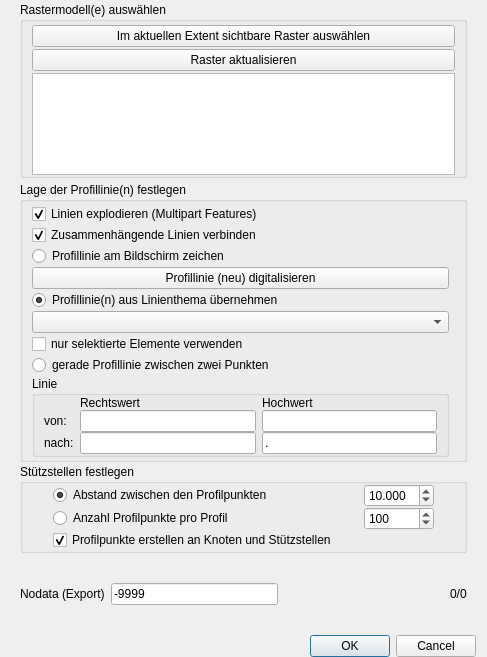
<?xml version="1.0" encoding="UTF-8"?>
<ui version="4.0">
 <class>VoGISProfilToolMain</class>
 <widget class="QDialog" name="VoGISProfilToolMain">
  <property name="geometry">
   <rect>
    <x>0</x>
    <y>0</y>
    <width>487</width>
    <height>657</height>
   </rect>
  </property>
  <property name="sizePolicy">
   <sizepolicy hsizetype="Minimum" vsizetype="Minimum">
    <horstretch>0</horstretch>
    <verstretch>0</verstretch>
   </sizepolicy>
  </property>
  <property name="windowTitle">
   <string>VoGIS Profil Tool</string>
  </property>
  <layout class="QGridLayout" name="gridLayout">
   <property name="topMargin">
    <number>0</number>
   </property>
   <property name="bottomMargin">
    <number>0</number>
   </property>
   <property name="verticalSpacing">
    <number>0</number>
   </property>
   <item row="0" column="0">
    <layout class="QVBoxLayout" name="verticalLayout">
     <property name="spacing">
      <number>0</number>
     </property>
     <item>
      <widget class="QWidget" name="IDC_widRaster" native="true">
       <property name="enabled">
        <bool>true</bool>
       </property>
       <property name="sizePolicy">
        <sizepolicy hsizetype="Preferred" vsizetype="MinimumExpanding">
         <horstretch>0</horstretch>
         <verstretch>0</verstretch>
        </sizepolicy>
       </property>
       <property name="minimumSize">
        <size>
         <width>0</width>
         <height>110</height>
        </size>
       </property>
       <property name="maximumSize">
        <size>
         <width>16777215</width>
         <height>180</height>
        </size>
       </property>
       <layout class="QGridLayout" name="gridLayout_2">
        <property name="topMargin">
         <number>2</number>
        </property>
        <property name="bottomMargin">
         <number>2</number>
        </property>
        <property name="verticalSpacing">
         <number>0</number>
        </property>
        <item row="0" column="0">
         <widget class="QGroupBox" name="IDC_grpRaster">
          <property name="sizePolicy">
           <sizepolicy hsizetype="Preferred" vsizetype="MinimumExpanding">
            <horstretch>0</horstretch>
            <verstretch>0</verstretch>
           </sizepolicy>
          </property>
          <property name="title">
           <string>Rastermodell(e) auswählen</string>
          </property>
          <layout class="QGridLayout" name="gridLayout_3">
           <property name="topMargin">
            <number>3</number>
           </property>
           <property name="bottomMargin">
            <number>0</number>
           </property>
           <property name="verticalSpacing">
            <number>2</number>
           </property>
           <item row="2" column="0">
            <widget class="QListWidget" name="IDC_listRasters">
             <property name="sizePolicy">
              <sizepolicy hsizetype="Expanding" vsizetype="MinimumExpanding">
               <horstretch>0</horstretch>
               <verstretch>0</verstretch>
              </sizepolicy>
             </property>
             <property name="minimumSize">
              <size>
               <width>0</width>
               <height>100</height>
              </size>
             </property>
            </widget>
           </item>
           <item row="0" column="0">
            <widget class="QPushButton" name="IDC_bSelectVisibleRasters">
             <property name="text">
              <string>Im aktuellen Extent sichtbare Raster auswählen</string>
             </property>
            </widget>
           </item>
           <item row="1" column="0">
            <widget class="QPushButton" name="IDC_bRefreshRasterList">
             <property name="text">
              <string>Raster aktualisieren</string>
             </property>
            </widget>
           </item>
          </layout>
         </widget>
        </item>
       </layout>
      </widget>
     </item>
     <item>
      <widget class="QWidget" name="IDC_widProfilLinien" native="true">
       <layout class="QGridLayout" name="gridLayout_4">
        <property name="topMargin">
         <number>2</number>
        </property>
        <property name="bottomMargin">
         <number>2</number>
        </property>
        <property name="verticalSpacing">
         <number>0</number>
        </property>
        <item row="0" column="0">
         <widget class="QGroupBox" name="IDC_grpProfilLinien">
          <property name="title">
           <string>Lage der Profillinie(n) festlegen</string>
          </property>
          <layout class="QGridLayout" name="gridLayout_5">
           <property name="topMargin">
            <number>2</number>
           </property>
           <property name="bottomMargin">
            <number>2</number>
           </property>
           <property name="verticalSpacing">
            <number>1</number>
           </property>
           <item row="4" column="0">
            <widget class="QPushButton" name="IDC_bDrawLine">
             <property name="sizePolicy">
              <sizepolicy hsizetype="Minimum" vsizetype="Fixed">
               <horstretch>0</horstretch>
               <verstretch>0</verstretch>
              </sizepolicy>
             </property>
             <property name="text">
              <string>Profillinie (neu) digitalisieren</string>
             </property>
            </widget>
           </item>
           <item row="8" column="0">
            <widget class="QCheckBox" name="IDC_chkOnlySelectedFeatures">
             <property name="sizePolicy">
              <sizepolicy hsizetype="Preferred" vsizetype="Fixed">
               <horstretch>0</horstretch>
               <verstretch>0</verstretch>
              </sizepolicy>
             </property>
             <property name="text">
              <string>nur selektierte Elemente verwenden</string>
             </property>
            </widget>
           </item>
           <item row="1" column="0">
            <widget class="QCheckBox" name="IDC_chkLinesExplode">
             <property name="text">
              <string>Linien explodieren (Multipart Features)</string>
             </property>
             <property name="checked">
              <bool>true</bool>
             </property>
            </widget>
           </item>
           <item row="7" column="0">
            <widget class="QComboBox" name="IDC_cbLineLayers">
             <property name="minimumSize">
              <size>
               <width>150</width>
               <height>0</height>
              </size>
             </property>
            </widget>
           </item>
           <item row="6" column="0" colspan="2">
            <widget class="QRadioButton" name="IDC_rbShapeLine">
             <property name="text">
              <string>Profillinie(n) aus Linienthema übernehmen</string>
             </property>
             <property name="checked">
              <bool>true</bool>
             </property>
            </widget>
           </item>
           <item row="3" column="0">
            <widget class="QRadioButton" name="IDC_rbDigi">
             <property name="text">
              <string>Profillinie am Bildschirm zeichen</string>
             </property>
            </widget>
           </item>
           <item row="10" column="0">
            <widget class="QGroupBox" name="groupBox">
             <property name="title">
              <string>Linie</string>
             </property>
             <layout class="QGridLayout" name="gridLayout_7">
              <property name="topMargin">
               <number>0</number>
              </property>
              <property name="bottomMargin">
               <number>0</number>
              </property>
              <property name="verticalSpacing">
               <number>0</number>
              </property>
              <item row="1" column="1">
               <widget class="QLineEdit" name="IDC_tbFromX"/>
              </item>
              <item row="1" column="2">
               <widget class="QLineEdit" name="IDC_tbFromY"/>
              </item>
              <item row="2" column="1">
               <widget class="QLineEdit" name="IDC_tbToX"/>
              </item>
              <item row="2" column="2">
               <widget class="QLineEdit" name="IDC_tbToY">
                <property name="text">
                 <string>.</string>
                </property>
                <property name="maxLength">
                 <number>17</number>
                </property>
                <property name="cursorPosition">
                 <number>0</number>
                </property>
               </widget>
              </item>
              <item row="1" column="0">
               <widget class="QLabel" name="label">
                <property name="text">
                 <string>von:</string>
                </property>
               </widget>
              </item>
              <item row="2" column="0">
               <widget class="QLabel" name="label_2">
                <property name="text">
                 <string>nach:</string>
                </property>
               </widget>
              </item>
              <item row="0" column="1">
               <widget class="QLabel" name="label_3">
                <property name="text">
                 <string>Rechtswert</string>
                </property>
               </widget>
              </item>
              <item row="0" column="2">
               <widget class="QLabel" name="label_4">
                <property name="text">
                 <string>Hochwert</string>
                </property>
               </widget>
              </item>
             </layout>
            </widget>
           </item>
           <item row="2" column="0">
            <widget class="QCheckBox" name="IDC_chkLinesMerge">
             <property name="text">
              <string>Zusammenhängende Linien verbinden</string>
             </property>
             <property name="checked">
              <bool>true</bool>
             </property>
            </widget>
           </item>
           <item row="9" column="0">
            <widget class="QRadioButton" name="IDC_rbStraigthLine">
             <property name="text">
              <string>gerade Profillinie zwischen zwei Punkten</string>
             </property>
            </widget>
           </item>
          </layout>
         </widget>
        </item>
       </layout>
      </widget>
     </item>
     <item>
      <widget class="QWidget" name="IDC_widVertices" native="true">
       <property name="sizePolicy">
        <sizepolicy hsizetype="Preferred" vsizetype="Minimum">
         <horstretch>0</horstretch>
         <verstretch>0</verstretch>
        </sizepolicy>
       </property>
       <layout class="QGridLayout" name="gridLayout_6">
        <property name="topMargin">
         <number>0</number>
        </property>
        <property name="bottomMargin">
         <number>0</number>
        </property>
        <property name="verticalSpacing">
         <number>0</number>
        </property>
        <item row="0" column="0">
         <widget class="QGroupBox" name="IDC_grpVertices">
          <property name="title">
           <string>Stützstellen festlegen</string>
          </property>
          <layout class="QGridLayout" name="gridLayout_8">
           <property name="topMargin">
            <number>0</number>
           </property>
           <property name="bottomMargin">
            <number>0</number>
           </property>
           <property name="verticalSpacing">
            <number>0</number>
           </property>
           <item row="0" column="0">
            <widget class="QRadioButton" name="IDC_rbEquiDistance">
             <property name="sizePolicy">
              <sizepolicy hsizetype="Fixed" vsizetype="Fixed">
               <horstretch>0</horstretch>
               <verstretch>0</verstretch>
              </sizepolicy>
             </property>
             <property name="text">
              <string>Abstand zwischen den Profilpunkten</string>
             </property>
             <property name="checked">
              <bool>true</bool>
             </property>
            </widget>
           </item>
           <item row="0" column="1">
            <widget class="QDoubleSpinBox" name="IDC_dblspinDistance">
             <property name="sizePolicy">
              <sizepolicy hsizetype="Minimum" vsizetype="Fixed">
               <horstretch>0</horstretch>
               <verstretch>0</verstretch>
              </sizepolicy>
             </property>
             <property name="maximumSize">
              <size>
               <width>70</width>
               <height>16777215</height>
              </size>
             </property>
             <property name="decimals">
              <number>3</number>
             </property>
             <property name="minimum">
              <double>0.001000000000000</double>
             </property>
             <property name="maximum">
              <double>1000000.000000000000000</double>
             </property>
             <property name="value">
              <double>10.000000000000000</double>
             </property>
            </widget>
           </item>
           <item row="1" column="0">
            <widget class="QRadioButton" name="IDC_rbVertexCount">
             <property name="sizePolicy">
              <sizepolicy hsizetype="Fixed" vsizetype="Fixed">
               <horstretch>0</horstretch>
               <verstretch>0</verstretch>
              </sizepolicy>
             </property>
             <property name="text">
              <string>Anzahl Profilpunkte pro Profil</string>
             </property>
            </widget>
           </item>
           <item row="1" column="1">
            <widget class="QDoubleSpinBox" name="IDC_dblspinVertexCnt">
             <property name="maximumSize">
              <size>
               <width>70</width>
               <height>16777215</height>
              </size>
             </property>
             <property name="decimals">
              <number>0</number>
             </property>
             <property name="minimum">
              <double>2.000000000000000</double>
             </property>
             <property name="maximum">
              <double>1000000.000000000000000</double>
             </property>
             <property name="value">
              <double>100.000000000000000</double>
             </property>
            </widget>
           </item>
           <item row="2" column="0">
            <widget class="QCheckBox" name="IDC_chkNodesAndVertices">
             <property name="text">
              <string>Profilpunkte erstellen an Knoten und Stützstellen</string>
             </property>
             <property name="checked">
              <bool>true</bool>
             </property>
            </widget>
           </item>
          </layout>
         </widget>
        </item>
       </layout>
      </widget>
     </item>
     <item>
      <widget class="QWidget" name="widget" native="true">
       <property name="minimumSize">
        <size>
         <width>0</width>
         <height>10</height>
        </size>
       </property>
       <layout class="QGridLayout" name="gridLayout_9">
        <item row="0" column="1">
         <widget class="QLineEdit" name="IDC_tbNoDataExport">
          <property name="inputMask">
           <string/>
          </property>
          <property name="text">
           <string>-9999</string>
          </property>
         </widget>
        </item>
        <item row="0" column="0">
         <widget class="QLabel" name="label_5">
          <property name="text">
           <string>Nodata (Export)</string>
          </property>
         </widget>
        </item>
        <item row="0" column="2">
         <spacer name="horizontalSpacer">
          <property name="orientation">
           <enum>Qt::Horizontal</enum>
          </property>
          <property name="sizeHint" stdset="0">
           <size>
            <width>40</width>
            <height>20</height>
           </size>
          </property>
         </spacer>
        </item>
        <item row="0" column="3">
         <widget class="QLabel" name="IDC_lblCreateStatus">
          <property name="text">
           <string>0/0</string>
          </property>
         </widget>
        </item>
       </layout>
      </widget>
     </item>
     <item>
      <widget class="QDialogButtonBox" name="buttonBox">
       <property name="enabled">
        <bool>true</bool>
       </property>
       <property name="orientation">
        <enum>Qt::Horizontal</enum>
       </property>
       <property name="standardButtons">
        <set>QDialogButtonBox::Cancel|QDialogButtonBox::Ok</set>
       </property>
      </widget>
     </item>
    </layout>
   </item>
  </layout>
 </widget>
 <resources/>
 <connections>
  <connection>
   <sender>IDC_listRasters</sender>
   <signal>itemChanged(QListWidgetItem*)</signal>
   <receiver>VoGISProfilToolMain</receiver>
   <slot>lvRasterItemChanged(QListWidgetItem*)</slot>
   <hints>
    <hint type="sourcelabel">
     <x>322</x>
     <y>118</y>
    </hint>
    <hint type="destinationlabel">
     <x>384</x>
     <y>129</y>
    </hint>
   </hints>
  </connection>
  <connection>
   <sender>buttonBox</sender>
   <signal>rejected()</signal>
   <receiver>VoGISProfilToolMain</receiver>
   <slot>reject()</slot>
   <hints>
    <hint type="sourcelabel">
     <x>354</x>
     <y>882</y>
    </hint>
    <hint type="destinationlabel">
     <x>309</x>
     <y>845</y>
    </hint>
   </hints>
  </connection>
  <connection>
   <sender>buttonBox</sender>
   <signal>accepted()</signal>
   <receiver>VoGISProfilToolMain</receiver>
   <slot>accept()</slot>
   <hints>
    <hint type="sourcelabel">
     <x>447</x>
     <y>882</y>
    </hint>
    <hint type="destinationlabel">
     <x>424</x>
     <y>847</y>
    </hint>
   </hints>
  </connection>
  <connection>
   <sender>IDC_bSelectVisibleRasters</sender>
   <signal>clicked()</signal>
   <receiver>VoGISProfilToolMain</receiver>
   <slot>selectVisibleRasters()</slot>
   <hints>
    <hint type="sourcelabel">
     <x>327</x>
     <y>56</y>
    </hint>
    <hint type="destinationlabel">
     <x>457</x>
     <y>55</y>
    </hint>
   </hints>
  </connection>
  <connection>
   <sender>IDC_bDrawLine</sender>
   <signal>clicked()</signal>
   <receiver>VoGISProfilToolMain</receiver>
   <slot>drawLine()</slot>
   <hints>
    <hint type="sourcelabel">
     <x>428</x>
     <y>472</y>
    </hint>
    <hint type="destinationlabel">
     <x>457</x>
     <y>359</y>
    </hint>
   </hints>
  </connection>
  <connection>
   <sender>IDC_dblspinDistance</sender>
   <signal>valueChanged(double)</signal>
   <receiver>VoGISProfilToolMain</receiver>
   <slot>valueChangedEquiDistance(double)</slot>
   <hints>
    <hint type="sourcelabel">
     <x>394</x>
     <y>748</y>
    </hint>
    <hint type="destinationlabel">
     <x>453</x>
     <y>759</y>
    </hint>
   </hints>
  </connection>
  <connection>
   <sender>IDC_dblspinVertexCnt</sender>
   <signal>valueChanged(double)</signal>
   <receiver>VoGISProfilToolMain</receiver>
   <slot>valueChangedVertexCount(double)</slot>
   <hints>
    <hint type="sourcelabel">
     <x>400</x>
     <y>793</y>
    </hint>
    <hint type="destinationlabel">
     <x>453</x>
     <y>804</y>
    </hint>
   </hints>
  </connection>
  <connection>
   <sender>IDC_cbLineLayers</sender>
   <signal>currentIndexChanged(int)</signal>
   <receiver>VoGISProfilToolMain</receiver>
   <slot>lineLayerChanged(int)</slot>
   <hints>
    <hint type="sourcelabel">
     <x>416</x>
     <y>533</y>
    </hint>
    <hint type="destinationlabel">
     <x>453</x>
     <y>489</y>
    </hint>
   </hints>
  </connection>
  <connection>
   <sender>IDC_bRefreshRasterList</sender>
   <signal>clicked()</signal>
   <receiver>VoGISProfilToolMain</receiver>
   <slot>refreshRasterList()</slot>
   <hints>
    <hint type="sourcelabel">
     <x>397</x>
     <y>91</y>
    </hint>
    <hint type="destinationlabel">
     <x>458</x>
     <y>93</y>
    </hint>
   </hints>
  </connection>
 </connections>
 <slots>
  <slot>lvRasterItemChanged(QListWidgetItem*)</slot>
  <slot>selectVisibleRasters()</slot>
  <slot>drawLine()</slot>
  <slot>valueChangedEquiDistance(double)</slot>
  <slot>valueChangedVertexCount(double)</slot>
  <slot>lineLayerChanged(int)</slot>
  <slot>refreshRasterList()</slot>
 </slots>
</ui>
